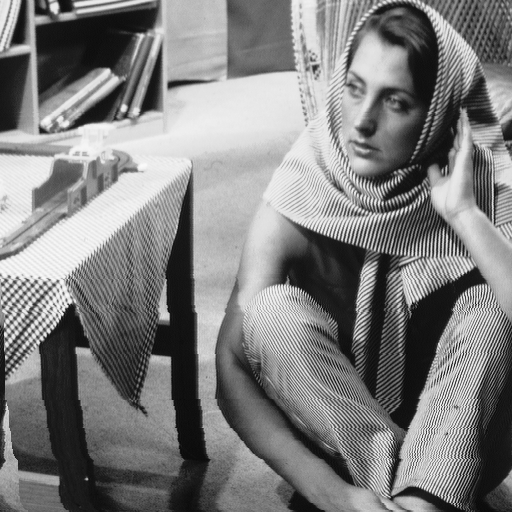
%> input picture Week 9 - Transform Coding/barbara.bmp, 512 x 512 px
$ octave BlockTransCode.m   (GNU Octave 9; MATLAB toolbox functions it lacks are replaced by stand-ins)
%> lines starting %> are read from the running program, lines starting %| are printed output that depends on the picture
% DCT


img = double(imread('barbara.bmp'));
%> img: size 512x512 double; min 7, max 250, mean 126.6; mean of the top-left, top-right, bottom-left and bottom-right quarters 156.8, 139.4, 100.6, 109.5

% Parameterizing scaling Factor
fact = [0.5 1 2 4 8];

% JPEG standard quantization table
quantM = [16 11 10 16 24 40 51 61;...
         12 12 14 19 26 58 60 55;...
         14 13 16 24 40 57 69 56;...
         14 17 22 29 51 87 80 62;...
         18 22 37 56 68 109 103 77;...
         24 35 55 64 81 104 113 92;...
         49 64 78 87 103 121 120 101;...
         72 92 95 98 112 100 103 99];

PSNR = cell(1,length(fact));
dctImg = cell(1,length(fact));
DCTfn = @(block) dct2(block.data);

% Block Processing
dctBlock = blockproc(img,[8 8], DCTfn);
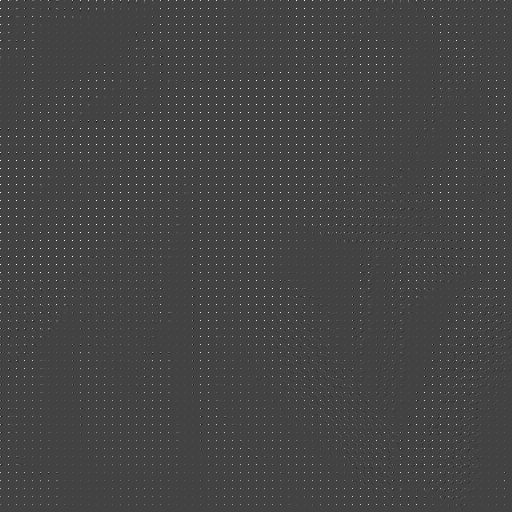
%> dctBlock: size 512x512 double; min -686.7, max 1927.5, mean 15.9; drawn with min black and max white

for i = 1:length(fact)
    Q = quantM.*fact(i);


    DCTfn = @(block) floor((block.data + Q/2)./Q);
    dctI = blockproc(dctBlock,[8 8],DCTfn);
    dctImg{i} = dctI;

    PSNR{i} = psnr(dctI, img);

    inDCTfn = @(block) floor(block.data.*Q);

    iqDCTImg = blockproc(dctI,[8 8],inDCTfn);

%     Generating Quantized Image Block

dctBlockFn = @(block) floor(idct2(block.data));
qblock = blockproc(iqDCTImg,[8 8], dctBlockFn);

% Reconstructions
figure(1)
subplot(3,2,i); imshow(qblock,[]);
str = sprintf('Scaling Factor: %g',fact(i));
title(str);

end
%> after the loop, PSNR = {-43.2, -43.22, -43.24, -43.25, -43.26}; dctImg = 5 items

% Count Zero Coefficients

count = cell(1,length(fact));
npix = cumprod(size(img));
%> npix = [512 262144]

%> (the run ends here)
